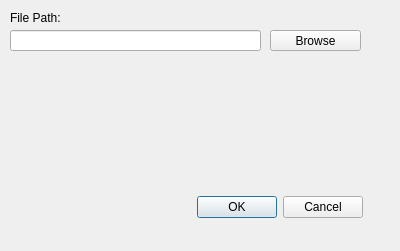
<?xml version="1.0" encoding="UTF-8"?>
<ui version="4.0">
 <class>Dialog</class>
 <widget class="QDialog" name="Dialog">
  <property name="geometry">
   <rect>
    <x>0</x>
    <y>0</y>
    <width>400</width>
    <height>251</height>
   </rect>
  </property>
  <property name="windowTitle">
   <string>Dialog</string>
  </property>
  <widget class="QDialogButtonBox" name="buttonBox">
   <property name="geometry">
    <rect>
     <x>130</x>
     <y>190</y>
     <width>233</width>
     <height>34</height>
    </rect>
   </property>
   <property name="standardButtons">
    <set>QDialogButtonBox::Cancel|QDialogButtonBox::Ok</set>
   </property>
  </widget>
  <widget class="QPushButton" name="pushButton">
   <property name="geometry">
    <rect>
     <x>270</x>
     <y>30</y>
     <width>91</width>
     <height>21</height>
    </rect>
   </property>
   <property name="text">
    <string>Browse</string>
   </property>
  </widget>
  <widget class="QLineEdit" name="lineEdit">
   <property name="geometry">
    <rect>
     <x>10</x>
     <y>30</y>
     <width>251</width>
     <height>21</height>
    </rect>
   </property>
  </widget>
  <widget class="QLabel" name="label">
   <property name="geometry">
    <rect>
     <x>10</x>
     <y>10</y>
     <width>61</width>
     <height>16</height>
    </rect>
   </property>
   <property name="text">
    <string>File Path:</string>
   </property>
  </widget>
 </widget>
 <resources/>
 <connections/>
</ui>
